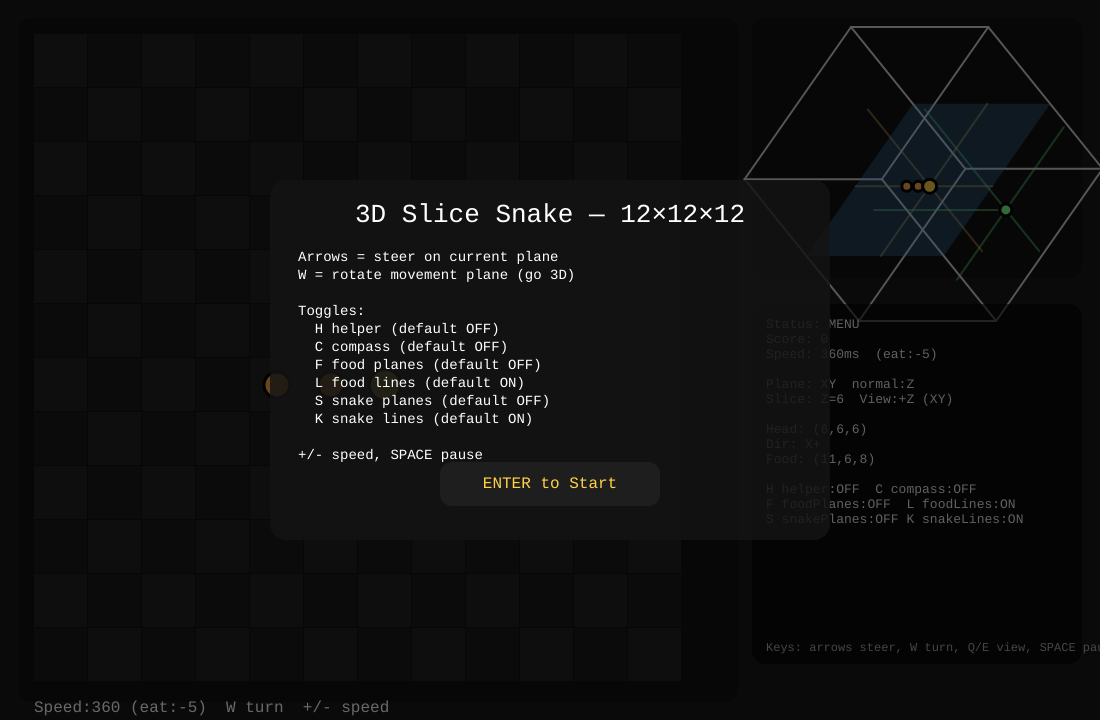
Frame 1 (no input)
Frame 60 (no input): identical to frame 1, image omitted
Frame 120 (the mouse pressed at the canvas centre since frame 60): identical to frame 1, image omitted

The p5.js sketch that drew this single still picture (run headless with seeded random() and noise() and a simulated clock; from frame 60 on, the mouse is pressed at the canvas centre):

// p5.js sketch
// ── sketch.js
// p5.js — 12x12x12 3D Slice Snake + wireframe minimap
// Updates:
// - NEW: SnakeLines (3 axis lines through SNAKE HEAD), toggle (K)
// - Defaults set to FALSE: helper, compass, food planes, snake planes
// - Wireframe panel: removed header text (“Wireframe cube ...”) and bottom HUD text
// - Right HUD panel: smaller + moved a bit DOWN so it never overlaps the wireframe panel

const N = 12;

// ---- Speed tuning ----
let tickMs = 360;
const tickMin = 80;
const tickMax = 1200;
let speedStep = 5;

const VIEW = [
  { id: "+Z (XY)", axis: "Z", sign: +1 },
  { id: "-Z (XY)", axis: "Z", sign: -1 },
  { id: "+X (YZ)", axis: "X", sign: +1 },
  { id: "-X (YZ)", axis: "X", sign: -1 },
  { id: "+Y (XZ)", axis: "Y", sign: +1 },
  { id: "-Y (XZ)", axis: "Y", sign: -1 },
];

let viewIdx = 0;
let planeAxes = { a: "X", b: "Y" };

// Snake
let snake = [];
let dirWorld = { axis: "X", step: +1 };
let nextDirWorld = { axis: "X", step: +1 };
let food = { x: 0, y: 0, z: 0 };
let score = 0;
let alive = true;
let paused = false;

let lastTick = 0;
let pendingGrow = 0;

// UI toggles (defaults per request)
let showHelper = false;        // H
let showCompass = false;       // C
let showFoodPlanes = false;    // F
let showSnakePlanes = false;   // S
let showFoodLines = true;      // L
let showSnakeLines = true;     // K  (new)

let gameState = "menu"; // "menu" | "play" | "gameover"
let startBtn = { x: 0, y: 0, w: 0, h: 0 };

function setup() {
  createCanvas(1100, 720);
  textFont("monospace");
  resetToMenu();
}

function resetToMenu() {
  restartSnakeCore();
  gameState = "menu";
  paused = false;
}

function restartSnakeCore() {
  const c = floor(N / 2);

  snake = [
    { x: c, y: c, z: c },
    { x: c - 1, y: c, z: c },
    { x: c - 2, y: c, z: c },
  ];

  planeAxes = { a: "X", b: "Y" };
  dirWorld = { axis: "X", step: +1 };
  nextDirWorld = { axis: "X", step: +1 };

  score = 0;
  alive = true;
  paused = false;

  viewIdx = findViewIndex("Z", +1);

  tickMs = 360;
  lastTick = millis();
  pendingGrow = 0;

  placeFoodAnywhere();
}

function startGame() {
  restartSnakeCore();
  gameState = "play";
}

function gameOver() {
  gameState = "gameover";
}

function draw() {
  background(24);

  const pad = 18;
  const rightW = 330;
  const topMiniH = 260;
  const gap = 14;

  const gridArea = {
    x: pad,
    y: pad,
    w: width - pad * 2 - rightW - gap,
    h: height - pad * 2,
  };

  const miniArea = {
    x: width - pad - rightW,
    y: pad,
    w: rightW,
    h: topMiniH,
  };

  // HUD: smaller + moved down a bit
  const hudY = miniArea.y + miniArea.h + 26;
  const hudArea = {
    x: miniArea.x,
    y: hudY,
    w: miniArea.w,
    h: min(360, height - pad - hudY), // smaller height
  };

  if (gameState === "play") stepSnake();

  drawSlice2D(gridArea);
  drawWireframe(miniArea);
  drawHUDRight(hudArea);

  if (gameState === "menu") drawStartOverlay();
  if (gameState === "gameover") drawGameOverOverlay();
}

// ---------------- SNAKE LOGIC ----------------

function stepSnake() {
  if (!alive || paused) return;

  const now = millis();
  if (now - lastTick < tickMs) return;
  lastTick = now;

  if (!isReverse(dirWorld, nextDirWorld)) dirWorld = { ...nextDirWorld };
  if (!axisInPlane(dirWorld.axis)) dirWorld.axis = planeAxes.a;

  const head = snake[0];
  const next = { x: head.x, y: head.y, z: head.z };
  next[axisLower(dirWorld.axis)] += dirWorld.step;

  if (next.x < 0 || next.x >= N || next.y < 0 || next.y >= N || next.z < 0 || next.z >= N) {
    alive = false; gameOver(); return;
  }
  if (snake.some(s => s.x === next.x && s.y === next.y && s.z === next.z)) {
    alive = false; gameOver(); return;
  }

  snake.unshift(next);

  if (next.x === food.x && next.y === food.y && next.z === food.z) {
    score += 1;
    pendingGrow += 1;

    tickMs = max(tickMin, tickMs - speedStep);

    placeFoodAnywhere();
  }

  if (pendingGrow > 0) pendingGrow -= 1;
  else snake.pop();

  syncViewNormalToPlane();
}

function isReverse(a, b) {
  return a.axis === b.axis && a.step === -b.step;
}

function axisInPlane(axis) {
  return axis === planeAxes.a || axis === planeAxes.b;
}

function placeFoodAnywhere() {
  const empties = [];
  for (let z = 0; z < N; z++) for (let y = 0; y < N; y++) for (let x = 0; x < N; x++) {
    const occ = snake.some(s => s.x === x && s.y === y && s.z === z);
    if (!occ) empties.push({ x, y, z });
  }
  if (empties.length === 0) { alive = false; gameOver(); return; }
  food = random(empties);
}

// ---------------- VIEW / PLANE ----------------

function planeNormalAxis() {
  return thirdAxis(planeAxes.a, planeAxes.b);
}

function syncViewNormalToPlane() {
  const n = planeNormalAxis();
  const curSign = VIEW[viewIdx].sign;
  viewIdx = findViewIndex(n, curSign);
}

function getPlaneInfo() {
  const head = snake[0];
  const nAxis = planeNormalAxis();
  const k = head[axisLower(nAxis)];

  const uAxis = planeAxes.a;
  const vAxis = planeAxes.b;

  const v = VIEW[viewIdx];
  const uSign = +1;
  const vSign = (v.sign === +1) ? +1 : -1;

  return { nAxis, k, uAxis, vAxis, uSign, vSign };
}

function findViewIndex(axis, preferSign) {
  let idx = VIEW.findIndex(v => v.axis === axis && v.sign === preferSign);
  if (idx >= 0) return idx;
  idx = VIEW.findIndex(v => v.axis === axis);
  return max(0, idx);
}

function thirdAxis(a, b) {
  const all = ["X", "Y", "Z"];
  for (const t of all) if (t !== a && t !== b) return t;
  return "Z";
}

// ---------------- DRAWING (2D SLICE) ----------------

function drawSlice2D(area) {
  const p = getPlaneInfo();
  const margin = 16;

  const cell = floor(min((area.w - margin * 2) / N, (area.h - margin * 2) / N));
  const gridW = cell * N;
  const gridH = cell * N;

  const gx = area.x + margin;
  const gy = area.y + margin;

  noStroke();
  fill(10, 130);
  rect(area.x, area.y, area.w, area.h, 14);

  fill(18);
  rect(gx - 6, gy - 6, gridW + 12, gridH + 12, 10);

  for (let j = 0; j < N; j++) {
    for (let i = 0; i < N; i++) {
      const x = gx + i * cell;
      const y = gy + j * cell;
      const c = (i + j) % 2 === 0 ? 34 : 28;
      fill(c);
      rect(x, y, cell - 1, cell - 1);
    }
  }

  const head = snake[0];
  const onSlice = (food[axisLower(p.nAxis)] === p.k);

  if (onSlice) {
    const uvf = cubeToScreen(food.x, food.y, food.z, p);
    const fx = gx + uvf.i * cell + cell / 2;
    const fy = gy + uvf.j * cell + cell / 2;
    stroke(0);
    strokeWeight(3);
    fill(120, 255, 140);
    circle(fx, fy, cell * 0.45);
  } else {
    if (showHelper) drawOffSliceHelper(gx, gy, cell, p, head, food);
    if (showCompass) drawCompass(gx, gy, cell, p, head, food);
  }

  for (let si = snake.length - 1; si >= 0; si--) {
    const s = snake[si];
    if (s[axisLower(p.nAxis)] !== p.k) continue;

    const uv = cubeToScreen(s.x, s.y, s.z, p);
    const cx = gx + uv.i * cell + cell / 2;
    const cy = gy + uv.j * cell + cell / 2;

    const isHead = (si === 0);
    stroke(0);
    strokeWeight(3);

    if (isHead) fill(255, 210, 70);
    else fill(255, 170, 70);

    circle(cx, cy, isHead ? cell * 0.58 : cell * 0.48);

    if (isHead) {
      const face = worldDirToScreenDelta(dirWorld, p);
      stroke(255, 210, 70);
      strokeWeight(4);
      line(cx, cy, cx + face.du * (cell * 0.25), cy + face.dv * (cell * 0.25));
    }
  }

  noStroke();
  fill(255);
  textSize(16);
  textAlign(LEFT, TOP);
  text(
    `Speed:${tickMs} (eat:-${speedStep})  W turn  +/- speed\n` +
      `H helper:${showHelper?"ON":"OFF"}  C compass:${showCompass?"ON":"OFF"}  F foodPlanes:${showFoodPlanes?"ON":"OFF"}  L foodLines:${showFoodLines?"ON":"OFF"}  S snakePlanes:${showSnakePlanes?"ON":"OFF"}  K snakeLines:${showSnakeLines?"ON":"OFF"}`,
    gx,
    gy + gridH + 18
  );
  textAlign(LEFT, BASELINE);
}

function drawOffSliceHelper(gx, gy, cell, p, head, food) {
  const hu = head[axisLower(p.uAxis)];
  const hv = head[axisLower(p.vAxis)];
  const fu = food[axisLower(p.uAxis)];
  const fv = food[axisLower(p.vAxis)];

  const du = fu - hu;
  const dv = fv - hv;
  const dn = food[axisLower(p.nAxis)] - head[axisLower(p.nAxis)];

  const uvh = cubeToScreen(head.x, head.y, head.z, p);
  const hx = gx + uvh.i * cell + cell / 2;
  const hy = gy + uvh.j * cell + cell / 2;

  const sdx = du * p.uSign;
  const sdy = dv * p.vSign;

  if (sdx === 0 && sdy === 0) {
    stroke(120, 255, 140);
    strokeWeight(3);
    noFill();
    circle(hx, hy, cell * 0.9);

    noStroke();
    fill(0, 160);
    rect(hx - 56, hy + cell * 0.55, 112, 26, 8);
    fill(235);
    textSize(14);
    textAlign(CENTER, CENTER);
    text(`Δ${p.nAxis}=${dn}`, hx, hy + cell * 0.68);
    textAlign(LEFT, BASELINE);
    return;
  }

  const maxSteps = max(abs(sdx), abs(sdy));
  const maxLen = cell * 2.0;
  const baseLen = cell * 0.5;
  const len = min(maxLen, baseLen * maxSteps);

  const mag = sqrt(sdx * sdx + sdy * sdy);
  const ux = sdx / mag, uy = sdy / mag;

  const tx = hx + ux * len;
  const ty = hy + uy * len;

  stroke(120, 255, 140);
  strokeWeight(3);
  drawDashedLine(hx, hy, tx, ty, 10, 7);

  const ah = cell * 0.22;
  const aw = cell * 0.14;
  const px = -uy, py = ux;

  noStroke();
  fill(120, 255, 140);
  triangle(
    tx, ty,
    tx - ux * ah + px * aw, ty - uy * ah + py * aw,
    tx - ux * ah - px * aw, ty - uy * ah - py * aw
  );
}

function drawCompass(gx, gy, cell, p, head, food) {
  const dn = food[axisLower(p.nAxis)] - head[axisLower(p.nAxis)];
  if (dn === 0) return;

  const gridW = N * cell;
  const x0 = gx + gridW + 12;
  const y0 = gy + 10;

  fill(0, 160);
  noStroke();
  rect(x0, y0, 120, 54, 10);

  fill(235);
  textSize(12);
  textAlign(LEFT, TOP);
  text(`Compass`, x0 + 10, y0 + 8);

  const midx = x0 + 95;
  const midy = y0 + 30;
  const dir = dn > 0 ? -1 : +1;
  const L = 16;

  stroke(235);
  strokeWeight(3);
  line(midx, midy, midx, midy + dir * L);

  noStroke();
  fill(235);
  const ah = 6;
  triangle(
    midx, midy + dir * L,
    midx - ah, midy + dir * L + dir * ah,
    midx + ah, midy + dir * L + dir * ah
  );

  fill(235);
  noStroke();
  textSize(12);
  textAlign(LEFT, TOP);
  text(`Δ${p.nAxis}=${dn}`, x0 + 10, y0 + 26);
  textAlign(LEFT, BASELINE);
}

function drawDashedLine(x1, y1, x2, y2, dashLen, gapLen) {
  const dx = x2 - x1, dy = y2 - y1;
  const dist = sqrt(dx * dx + dy * dy);
  if (dist <= 0.0001) return;
  const ux = dx / dist, uy = dy / dist;

  let t = 0;
  while (t < dist) {
    const t2 = min(dist, t + dashLen);
    line(x1 + ux * t, y1 + uy * t, x1 + ux * t2, y1 + uy * t2);
    t += dashLen + gapLen;
  }
}

// ---------------- DRAWING (WIREFRAME) ----------------

function drawWireframe(area) {
  noStroke();
  fill(10, 130);
  rect(area.x, area.y, area.w, area.h, 14);

  const cx = area.x + area.w * 0.52;
  const cy = area.y + area.h * 0.60;
  const s = min(area.w, area.h) * 0.80;

  const rotX = -0.75;
  const rotY = 0.85;

  function proj(px, py, pz) {
    let x = px - 0.5, y = py - 0.5, z = pz - 0.5;
    {
      const c = cos(rotX), si = sin(rotX);
      const y2 = y * c - z * si;
      const z2 = y * si + z * c;
      y = y2; z = z2;
    }
    {
      const c = cos(rotY), si = sin(rotY);
      const x2 = x * c + z * si;
      const z2 = -x * si + z * c;
      x = x2; z = z2;
    }
    return { x: cx + x * s, y: cy + y * s, z };
  }

  // outer cube edges
  function idx(xx, yy, zz) { return ((zz * 2 + yy) * 2 + xx); }
  const V = [];
  for (let zz of [0, 1]) for (let yy of [0, 1]) for (let xx of [0, 1]) V.push(proj(xx, yy, zz));

  const edges = [
    [idx(0,0,0), idx(1,0,0)], [idx(0,1,0), idx(1,1,0)],
    [idx(0,0,1), idx(1,0,1)], [idx(0,1,1), idx(1,1,1)],
    [idx(0,0,0), idx(0,1,0)], [idx(1,0,0), idx(1,1,0)],
    [idx(0,0,1), idx(0,1,1)], [idx(1,0,1), idx(1,1,1)],
    [idx(0,0,0), idx(0,0,1)], [idx(1,0,0), idx(1,0,1)],
    [idx(0,1,0), idx(0,1,1)], [idx(1,1,0), idx(1,1,1)],
  ];

  stroke(210);
  strokeWeight(2);
  for (const [a, b] of edges) line(V[a].x, V[a].y, V[b].x, V[b].y);

  // FOOD planes + lines
  if (showFoodPlanes) {
    stroke(120, 255, 140, 70);
    strokeWeight(2);
    drawGuidePlanesForPoint(proj, food);
  }
  if (showFoodLines) {
    stroke(120, 255, 140, 110);
    strokeWeight(2);
    drawAxisLinesThroughPoint(proj, food);
  }

  // SNAKE(head) planes + lines
  const head = snake[0];
  if (showSnakePlanes) {
    stroke(255, 190, 90, 70);
    strokeWeight(2);
    drawGuidePlanesForPoint(proj, head);
  }
  if (showSnakeLines) {
    stroke(255, 190, 90, 110);
    strokeWeight(2);
    drawAxisLinesThroughPoint(proj, head);
  }

  // active slice quad (current movement plane slice at head)
  const p = getPlaneInfo();
  const tSlice = (p.k + 0.5) / N;
  const quad = sliceQuadUnit(p.nAxis, tSlice).map(q => proj(q.x, q.y, q.z));

  noStroke();
  fill(80, 180, 255, 70);
  beginShape();
  for (const q of quad) vertex(q.x, q.y);
  endShape(CLOSE);

  // snake polyline + dots
  stroke(255, 170, 70, 200);
  strokeWeight(3);
  noFill();
  beginShape();
  for (let i = snake.length - 1; i >= 0; i--) {
    const s3 = snake[i];
    const p3 = proj((s3.x + 0.5) / N, (s3.y + 0.5) / N, (s3.z + 0.5) / N);
    vertex(p3.x, p3.y);
  }
  endShape();

  for (let i = snake.length - 1; i >= 0; i--) {
    const s3 = snake[i];
    const p3 = proj((s3.x + 0.5) / N, (s3.y + 0.5) / N, (s3.z + 0.5) / N);
    stroke(0);
    strokeWeight(3);
    fill(i === 0 ? 255 : 255, i === 0 ? 210 : 170, 70);
    circle(p3.x, p3.y, i === 0 ? 14 : 10);
  }

  // food dot
  {
    const fp = proj((food.x + 0.5) / N, (food.y + 0.5) / N, (food.z + 0.5) / N);
    stroke(0);
    strokeWeight(3);
    fill(120, 255, 140);
    circle(fp.x, fp.y, 12);
  }
}

function drawGuidePlanesForPoint(proj, pt) {
  const tx = (pt.x + 0.5) / N;
  const ty = (pt.y + 0.5) / N;
  const tz = (pt.z + 0.5) / N;

  drawRectOnPlane(proj, "X", tx);
  drawRectOnPlane(proj, "Y", ty);
  drawRectOnPlane(proj, "Z", tz);
}

function drawRectOnPlane(proj, axis, t) {
  let pts;
  if (axis === "X") pts = [{x:t,y:0,z:0},{x:t,y:1,z:0},{x:t,y:1,z:1},{x:t,y:0,z:1}];
  else if (axis === "Y") pts = [{x:0,y:t,z:0},{x:1,y:t,z:0},{x:1,y:t,z:1},{x:0,y:t,z:1}];
  else pts = [{x:0,y:0,z:t},{x:1,y:0,z:t},{x:1,y:1,z:t},{x:0,y:1,z:t}];

  const P = pts.map(p => proj(p.x, p.y, p.z));
  for (let i = 0; i < 4; i++) {
    const a = P[i];
    const b = P[(i + 1) % 4];
    line(a.x, a.y, b.x, b.y);
  }
}

function drawAxisLinesThroughPoint(proj, pt) {
  const tx = (pt.x + 0.5) / N;
  const ty = (pt.y + 0.5) / N;
  const tz = (pt.z + 0.5) / N;

  // X line
  let a = proj(0, ty, tz), b = proj(1, ty, tz);
  line(a.x, a.y, b.x, b.y);

  // Y line
  a = proj(tx, 0, tz); b = proj(tx, 1, tz);
  line(a.x, a.y, b.x, b.y);

  // Z line
  a = proj(tx, ty, 0); b = proj(tx, ty, 1);
  line(a.x, a.y, b.x, b.y);
}

// ---------------- HUD (RIGHT) ----------------

function drawHUDRight(area) {
  noStroke();
  fill(0, 150);
  rect(area.x, area.y, area.w, area.h, 14);

  const v = VIEW[viewIdx];
  const p = getPlaneInfo();
  const head = snake[0];

  const status =
    gameState === "menu" ? "MENU" :
    gameState === "gameover" ? "GAME OVER" :
    (!alive ? "GAME OVER" : paused ? "PAUSED" : "RUNNING");

  const lines = [
    `Status: ${status}`,
    `Score: ${score}`,
    `Speed: ${tickMs}ms  (eat:-${speedStep})`,
    ``,
    `Plane: ${p.uAxis}${p.vAxis}  normal:${p.nAxis}`,
    `Slice: ${p.nAxis}=${p.k}  View:${v.id}`,
    ``,
    `Head: (${head.x},${head.y},${head.z})`,
    `Dir: ${dirWorld.axis}${dirWorld.step > 0 ? "+" : "-"}`,
    `Food: (${food.x},${food.y},${food.z})`,
    ``,
    `H helper:${onoff(showHelper)}  C compass:${onoff(showCompass)}`,
    `F foodPlanes:${onoff(showFoodPlanes)}  L foodLines:${onoff(showFoodLines)}`,
    `S snakePlanes:${onoff(showSnakePlanes)} K snakeLines:${onoff(showSnakeLines)}`,
  ];

  fill(235);
  textSize(13);
  textAlign(LEFT, TOP);

  const x = area.x + 14;
  let y = area.y + 14;
  for (const line of lines) {
    text(line, x, y);
    y += 15;
  }

  fill(235, 180);
  textSize(12);
  textAlign(LEFT, BOTTOM);
  text(`Keys: arrows steer, W turn, Q/E view, SPACE pause, ENTER start/restart`, area.x + 14, area.y + area.h - 10);
  textAlign(LEFT, BASELINE);
}

function onoff(v){ return v ? "ON" : "OFF"; }

// ---------------- OVERLAYS ----------------

function drawStartOverlay() {
  drawOverlayPanel(
    "3D Slice Snake — 12×12×12",
    [
      "Arrows = steer on current plane",
      "W = rotate movement plane (go 3D)",
      "",
      "Toggles:",
      "  H helper (default OFF)",
      "  C compass (default OFF)",
      "  F food planes (default OFF)",
      "  L food lines (default ON)",
      "  S snake planes (default OFF)",
      "  K snake lines (default ON)",
      "",
      "+/- speed, SPACE pause",
    ],
    "ENTER to Start"
  );
}

function drawGameOverOverlay() {
  drawOverlayPanel(
    "Game Over",
    [`Score: ${score}`, "", "ENTER to restart"],
    "ENTER to Restart"
  );
}

function drawOverlayPanel(title, lines, actionText) {
  noStroke();
  fill(0, 150);
  rect(0, 0, width, height);

  const w = 560;
  const h = 360;
  const x = width / 2 - w / 2;
  const y = height / 2 - h / 2;

  fill(20, 210);
  rect(x, y, w, h, 16);

  fill(255);
  textAlign(CENTER, TOP);
  textSize(26);
  text(title, width / 2, y + 22);

  textSize(14);
  textAlign(LEFT, TOP);
  let ty = y + 70;
  const lx = x + 28;
  for (const line of lines) {
    text(line, lx, ty);
    ty += 18;
  }

  const bw = 220, bh = 44;
  const bx = width / 2 - bw / 2;
  const by = y + h - 78;

  startBtn = { x: bx, y: by, w: bw, h: bh };

  const hover = mouseX >= bx && mouseX <= bx + bw && mouseY >= by && mouseY <= by + bh;
  fill(hover ? 40 : 30);
  rect(bx, by, bw, bh, 12);

  fill(255, 210, 70);
  textAlign(CENTER, CENTER);
  textSize(16);
  text(actionText, bx + bw / 2, by + bh / 2);

  textAlign(LEFT, BASELINE);
}

// ---------------- INPUT ----------------

function keyPressed() {
  // toggles anywhere
  if (key === "h" || key === "H") showHelper = !showHelper;
  if (key === "c" || key === "C") showCompass = !showCompass;
  if (key === "f" || key === "F") showFoodPlanes = !showFoodPlanes;
  if (key === "l" || key === "L") showFoodLines = !showFoodLines;
  if (key === "s" || key === "S") showSnakePlanes = !showSnakePlanes;
  if (key === "k" || key === "K") showSnakeLines = !showSnakeLines;

  // speed anywhere
  if (key === "+" || key === "=") tickMs = max(tickMin, tickMs - 20);
  if (key === "-" || key === "_") tickMs = min(tickMax, tickMs + 20);

  // start/restart
  if (keyCode === ENTER || keyCode === RETURN) {
    if (gameState === "menu" || gameState === "gameover") startGame();
    return;
  }

  // pause only in play
  if (key === " " && gameState === "play") paused = !paused;

  // view flip
  if (key === "q" || key === "Q") viewIdx = (viewIdx - 1 + VIEW.length) % VIEW.length;
  if (key === "e" || key === "E") viewIdx = (viewIdx + 1) % VIEW.length;
  syncViewNormalToPlane();

  if (gameState !== "play") return;

  // arrows -> next dir
  if ([LEFT_ARROW, RIGHT_ARROW, UP_ARROW, DOWN_ARROW].includes(keyCode)) {
    const p = getPlaneInfo();
    const d = screenArrowToWorldDir(keyCode, p);
    if (axisInPlane(d.axis)) nextDirWorld = d;
    return false;
  }

  // W = turn plane around movement axis
  if (key === "w" || key === "W") {
    turnPlaneAroundDirection();
    syncViewNormalToPlane();
  }
}

function mousePressed() {
  const inside =
    mouseX >= startBtn.x && mouseX <= startBtn.x + startBtn.w &&
    mouseY >= startBtn.y && mouseY <= startBtn.y + startBtn.h;

  if (!inside) return;
  if (gameState === "menu" || gameState === "gameover") startGame();
}

// ---------------- TURNING / DIR MAPPING ----------------

function turnPlaneAroundDirection() {
  const a = planeAxes.a, b = planeAxes.b;
  const n = thirdAxis(a, b);

  if (dirWorld.axis === a) planeAxes = { a: a, b: n };
  else if (dirWorld.axis === b) planeAxes = { a: n, b: b };
  else {
    planeAxes = { a: a, b: n };
    dirWorld = { axis: a, step: dirWorld.step };
    nextDirWorld = { ...dirWorld };
  }

  if (!axisInPlane(nextDirWorld.axis)) nextDirWorld = { ...dirWorld };
}

function screenArrowToWorldDir(kc, p) {
  if (kc === LEFT_ARROW)  return { axis: p.uAxis, step: -1 * p.uSign };
  if (kc === RIGHT_ARROW) return { axis: p.uAxis, step: +1 * p.uSign };
  if (kc === UP_ARROW)    return { axis: p.vAxis, step: -1 * p.vSign };
  return { axis: p.vAxis, step: +1 * p.vSign };
}

function worldDirToScreenDelta(dw, p) {
  if (dw.axis === p.uAxis) return { du: (dw.step > 0 ? +1 : -1) * p.uSign, dv: 0 };
  if (dw.axis === p.vAxis) return { du: 0, dv: (dw.step > 0 ? +1 : -1) * p.vSign };
  return { du: 0, dv: 0 };
}

// ---------------- COORD HELPERS ----------------

function cubeToScreen(x, y, z, p) {
  const u = getAxisVal({ x, y, z }, p.uAxis);
  const v = getAxisVal({ x, y, z }, p.vAxis);
  const i = p.uSign > 0 ? u : (N - 1 - u);
  const j = p.vSign > 0 ? v : (N - 1 - v);
  return { i, j };
}

function sliceQuadUnit(nAxis, t) {
  if (nAxis === "X") return [{ x: t, y: 0, z: 0 }, { x: t, y: 1, z: 0 }, { x: t, y: 1, z: 1 }, { x: t, y: 0, z: 1 }];
  if (nAxis === "Y") return [{ x: 0, y: t, z: 0 }, { x: 1, y: t, z: 0 }, { x: 1, y: t, z: 1 }, { x: 0, y: t, z: 1 }];
  return [{ x: 0, y: 0, z: t }, { x: 1, y: 0, z: t }, { x: 1, y: 1, z: t }, { x: 0, y: 1, z: t }];
}

function axisLower(A) { return A.toLowerCase(); }
function getAxisVal(p, A) { return A === "X" ? p.x : (A === "Y" ? p.y : p.z); }
